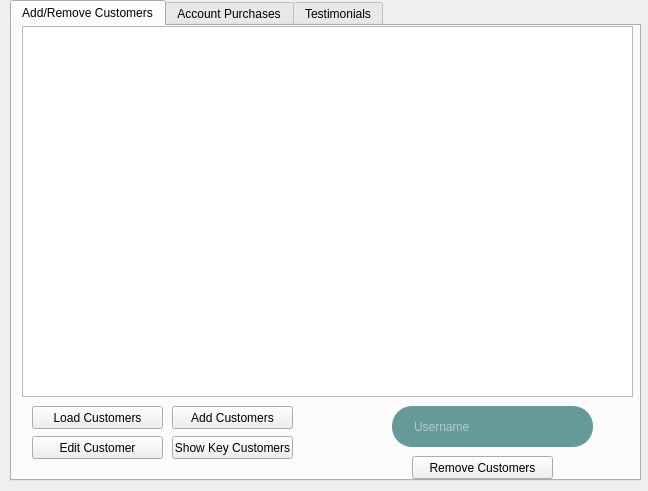
<?xml version="1.0" encoding="UTF-8"?>
<ui version="4.0">
 <class>Admin</class>
 <widget class="QWidget" name="Admin">
  <property name="windowModality">
   <enum>Qt::ApplicationModal</enum>
  </property>
  <property name="geometry">
   <rect>
    <x>0</x>
    <y>0</y>
    <width>648</width>
    <height>491</height>
   </rect>
  </property>
  <property name="windowTitle">
   <string>Form</string>
  </property>
  <widget class="QTabWidget" name="tabWidget">
   <property name="geometry">
    <rect>
     <x>10</x>
     <y>0</y>
     <width>631</width>
     <height>481</height>
    </rect>
   </property>
   <property name="currentIndex">
    <number>0</number>
   </property>
   <widget class="QWidget" name="tab">
    <attribute name="title">
     <string>Add/Remove Customers</string>
    </attribute>
    <widget class="QPushButton" name="pushButton">
     <property name="geometry">
      <rect>
       <x>20</x>
       <y>380</y>
       <width>131</width>
       <height>23</height>
      </rect>
     </property>
     <property name="text">
      <string>Load Customers</string>
     </property>
    </widget>
    <widget class="QPushButton" name="removeCustomer">
     <property name="geometry">
      <rect>
       <x>400</x>
       <y>430</y>
       <width>141</width>
       <height>23</height>
      </rect>
     </property>
     <property name="text">
      <string>Remove Customers</string>
     </property>
    </widget>
    <widget class="QTableView" name="tableView">
     <property name="geometry">
      <rect>
       <x>10</x>
       <y>0</y>
       <width>611</width>
       <height>371</height>
      </rect>
     </property>
     <property name="selectionMode">
      <enum>QAbstractItemView::SingleSelection</enum>
     </property>
     <property name="selectionBehavior">
      <enum>QAbstractItemView::SelectRows</enum>
     </property>
    </widget>
    <widget class="QPushButton" name="pushButton_3">
     <property name="geometry">
      <rect>
       <x>160</x>
       <y>380</y>
       <width>121</width>
       <height>23</height>
      </rect>
     </property>
     <property name="text">
      <string>Add Customers</string>
     </property>
    </widget>
    <widget class="QPushButton" name="pushButton_4">
     <property name="geometry">
      <rect>
       <x>20</x>
       <y>410</y>
       <width>131</width>
       <height>23</height>
      </rect>
     </property>
     <property name="text">
      <string>Edit Customer</string>
     </property>
    </widget>
    <widget class="QLineEdit" name="uBox3">
     <property name="geometry">
      <rect>
       <x>380</x>
       <y>380</y>
       <width>201</width>
       <height>41</height>
      </rect>
     </property>
     <property name="palette">
      <palette>
       <active>
        <colorrole role="WindowText">
         <brush brushstyle="SolidPattern">
          <color alpha="255">
           <red>254</red>
           <green>254</green>
           <blue>254</blue>
          </color>
         </brush>
        </colorrole>
        <colorrole role="Button">
         <brush brushstyle="SolidPattern">
          <color alpha="255">
           <red>102</red>
           <green>153</green>
           <blue>153</blue>
          </color>
         </brush>
        </colorrole>
        <colorrole role="Text">
         <brush brushstyle="SolidPattern">
          <color alpha="255">
           <red>254</red>
           <green>254</green>
           <blue>254</blue>
          </color>
         </brush>
        </colorrole>
        <colorrole role="ButtonText">
         <brush brushstyle="SolidPattern">
          <color alpha="255">
           <red>254</red>
           <green>254</green>
           <blue>254</blue>
          </color>
         </brush>
        </colorrole>
        <colorrole role="Base">
         <brush brushstyle="SolidPattern">
          <color alpha="255">
           <red>102</red>
           <green>153</green>
           <blue>153</blue>
          </color>
         </brush>
        </colorrole>
        <colorrole role="Window">
         <brush brushstyle="SolidPattern">
          <color alpha="255">
           <red>102</red>
           <green>153</green>
           <blue>153</blue>
          </color>
         </brush>
        </colorrole>
        <colorrole role="PlaceholderText">
         <brush brushstyle="NoBrush">
          <color alpha="128">
           <red>254</red>
           <green>254</green>
           <blue>254</blue>
          </color>
         </brush>
        </colorrole>
       </active>
       <inactive>
        <colorrole role="WindowText">
         <brush brushstyle="SolidPattern">
          <color alpha="255">
           <red>254</red>
           <green>254</green>
           <blue>254</blue>
          </color>
         </brush>
        </colorrole>
        <colorrole role="Button">
         <brush brushstyle="SolidPattern">
          <color alpha="255">
           <red>102</red>
           <green>153</green>
           <blue>153</blue>
          </color>
         </brush>
        </colorrole>
        <colorrole role="Text">
         <brush brushstyle="SolidPattern">
          <color alpha="255">
           <red>254</red>
           <green>254</green>
           <blue>254</blue>
          </color>
         </brush>
        </colorrole>
        <colorrole role="ButtonText">
         <brush brushstyle="SolidPattern">
          <color alpha="255">
           <red>254</red>
           <green>254</green>
           <blue>254</blue>
          </color>
         </brush>
        </colorrole>
        <colorrole role="Base">
         <brush brushstyle="SolidPattern">
          <color alpha="255">
           <red>102</red>
           <green>153</green>
           <blue>153</blue>
          </color>
         </brush>
        </colorrole>
        <colorrole role="Window">
         <brush brushstyle="SolidPattern">
          <color alpha="255">
           <red>102</red>
           <green>153</green>
           <blue>153</blue>
          </color>
         </brush>
        </colorrole>
        <colorrole role="PlaceholderText">
         <brush brushstyle="NoBrush">
          <color alpha="128">
           <red>254</red>
           <green>254</green>
           <blue>254</blue>
          </color>
         </brush>
        </colorrole>
       </inactive>
       <disabled>
        <colorrole role="WindowText">
         <brush brushstyle="SolidPattern">
          <color alpha="255">
           <red>254</red>
           <green>254</green>
           <blue>254</blue>
          </color>
         </brush>
        </colorrole>
        <colorrole role="Button">
         <brush brushstyle="SolidPattern">
          <color alpha="255">
           <red>102</red>
           <green>153</green>
           <blue>153</blue>
          </color>
         </brush>
        </colorrole>
        <colorrole role="Text">
         <brush brushstyle="SolidPattern">
          <color alpha="255">
           <red>254</red>
           <green>254</green>
           <blue>254</blue>
          </color>
         </brush>
        </colorrole>
        <colorrole role="ButtonText">
         <brush brushstyle="SolidPattern">
          <color alpha="255">
           <red>254</red>
           <green>254</green>
           <blue>254</blue>
          </color>
         </brush>
        </colorrole>
        <colorrole role="Base">
         <brush brushstyle="SolidPattern">
          <color alpha="255">
           <red>102</red>
           <green>153</green>
           <blue>153</blue>
          </color>
         </brush>
        </colorrole>
        <colorrole role="Window">
         <brush brushstyle="SolidPattern">
          <color alpha="255">
           <red>102</red>
           <green>153</green>
           <blue>153</blue>
          </color>
         </brush>
        </colorrole>
        <colorrole role="PlaceholderText">
         <brush brushstyle="NoBrush">
          <color alpha="128">
           <red>254</red>
           <green>254</green>
           <blue>254</blue>
          </color>
         </brush>
        </colorrole>
       </disabled>
      </palette>
     </property>
     <property name="font">
      <font>
       <kerning>true</kerning>
      </font>
     </property>
     <property name="layoutDirection">
      <enum>Qt::LeftToRight</enum>
     </property>
     <property name="styleSheet">
      <string notr="true">padding-left: 20px;
padding-right: 20px;
border-radius: 20px;
background: #699;
color: #fefefe;</string>
     </property>
     <property name="text">
      <string/>
     </property>
     <property name="frame">
      <bool>false</bool>
     </property>
     <property name="cursorPosition">
      <number>0</number>
     </property>
     <property name="placeholderText">
      <string>Username</string>
     </property>
    </widget>
    <widget class="QPushButton" name="pushButton_2">
     <property name="geometry">
      <rect>
       <x>160</x>
       <y>410</y>
       <width>121</width>
       <height>23</height>
      </rect>
     </property>
     <property name="text">
      <string>Show Key Customers</string>
     </property>
    </widget>
   </widget>
   <widget class="QWidget" name="tab_3">
    <attribute name="title">
     <string>Account Purchases</string>
    </attribute>
    <widget class="QTableView" name="nameTableView">
     <property name="geometry">
      <rect>
       <x>10</x>
       <y>20</y>
       <width>211</width>
       <height>421</height>
      </rect>
     </property>
     <property name="horizontalScrollBarPolicy">
      <enum>Qt::ScrollBarAlwaysOff</enum>
     </property>
     <property name="selectionMode">
      <enum>QAbstractItemView::SingleSelection</enum>
     </property>
    </widget>
    <widget class="QTableView" name="namePurchaseTableView">
     <property name="geometry">
      <rect>
       <x>250</x>
       <y>20</y>
       <width>361</width>
       <height>421</height>
      </rect>
     </property>
     <property name="selectionMode">
      <enum>QAbstractItemView::SingleSelection</enum>
     </property>
     <property name="selectionBehavior">
      <enum>QAbstractItemView::SelectRows</enum>
     </property>
    </widget>
   </widget>
   <widget class="QWidget" name="tab_4">
    <attribute name="title">
     <string>Testimonials</string>
    </attribute>
    <widget class="QTableView" name="testimonialTableView">
     <property name="geometry">
      <rect>
       <x>5</x>
       <y>21</y>
       <width>291</width>
       <height>421</height>
      </rect>
     </property>
     <property name="horizontalScrollBarPolicy">
      <enum>Qt::ScrollBarAsNeeded</enum>
     </property>
     <property name="selectionMode">
      <enum>QAbstractItemView::SingleSelection</enum>
     </property>
     <property name="selectionBehavior">
      <enum>QAbstractItemView::SelectRows</enum>
     </property>
    </widget>
    <widget class="QTextEdit" name="testimonialTextEdit">
     <property name="geometry">
      <rect>
       <x>300</x>
       <y>60</y>
       <width>311</width>
       <height>161</height>
      </rect>
     </property>
     <property name="readOnly">
      <bool>true</bool>
     </property>
    </widget>
    <widget class="QComboBox" name="approvedComboBox">
     <property name="geometry">
      <rect>
       <x>300</x>
       <y>230</y>
       <width>51</width>
       <height>22</height>
      </rect>
     </property>
     <item>
      <property name="text">
       <string>No</string>
      </property>
     </item>
     <item>
      <property name="text">
       <string>Yes</string>
      </property>
     </item>
    </widget>
    <widget class="QWidget" name="verticalLayoutWidget">
     <property name="geometry">
      <rect>
       <x>380</x>
       <y>254</y>
       <width>161</width>
       <height>121</height>
      </rect>
     </property>
     <layout class="QVBoxLayout" name="verticalLayout" stretch="0,1,1,1,0">
      <property name="sizeConstraint">
       <enum>QLayout::SetNoConstraint</enum>
      </property>
      <item>
       <spacer name="verticalSpacer_2">
        <property name="orientation">
         <enum>Qt::Vertical</enum>
        </property>
        <property name="sizeHint" stdset="0">
         <size>
          <width>20</width>
          <height>40</height>
         </size>
        </property>
       </spacer>
      </item>
      <item>
       <widget class="QPushButton" name="updateTestimonialButton">
        <property name="minimumSize">
         <size>
          <width>0</width>
          <height>40</height>
         </size>
        </property>
        <property name="text">
         <string>Update</string>
        </property>
       </widget>
      </item>
      <item>
       <spacer name="verticalSpacer">
        <property name="orientation">
         <enum>Qt::Vertical</enum>
        </property>
        <property name="sizeHint" stdset="0">
         <size>
          <width>20</width>
          <height>40</height>
         </size>
        </property>
       </spacer>
      </item>
      <item>
       <widget class="QPushButton" name="deleteTestimonialButton">
        <property name="minimumSize">
         <size>
          <width>0</width>
          <height>40</height>
         </size>
        </property>
        <property name="text">
         <string>Delete</string>
        </property>
       </widget>
      </item>
      <item>
       <spacer name="verticalSpacer_3">
        <property name="orientation">
         <enum>Qt::Vertical</enum>
        </property>
        <property name="sizeHint" stdset="0">
         <size>
          <width>20</width>
          <height>40</height>
         </size>
        </property>
       </spacer>
      </item>
     </layout>
    </widget>
    <widget class="QPushButton" name="editTestimonialButton">
     <property name="geometry">
      <rect>
       <x>560</x>
       <y>30</y>
       <width>51</width>
       <height>21</height>
      </rect>
     </property>
     <property name="text">
      <string>Edit</string>
     </property>
    </widget>
    <widget class="QPushButton" name="editTestimonialButton_2">
     <property name="geometry">
      <rect>
       <x>300</x>
       <y>30</y>
       <width>51</width>
       <height>21</height>
      </rect>
     </property>
     <property name="text">
      <string>Reset</string>
     </property>
    </widget>
    <widget class="QLabel" name="testimonialsLabel">
     <property name="geometry">
      <rect>
       <x>380</x>
       <y>30</y>
       <width>151</width>
       <height>20</height>
      </rect>
     </property>
     <property name="text">
      <string/>
     </property>
     <property name="alignment">
      <set>Qt::AlignCenter</set>
     </property>
    </widget>
   </widget>
  </widget>
 </widget>
 <resources/>
 <connections/>
</ui>
